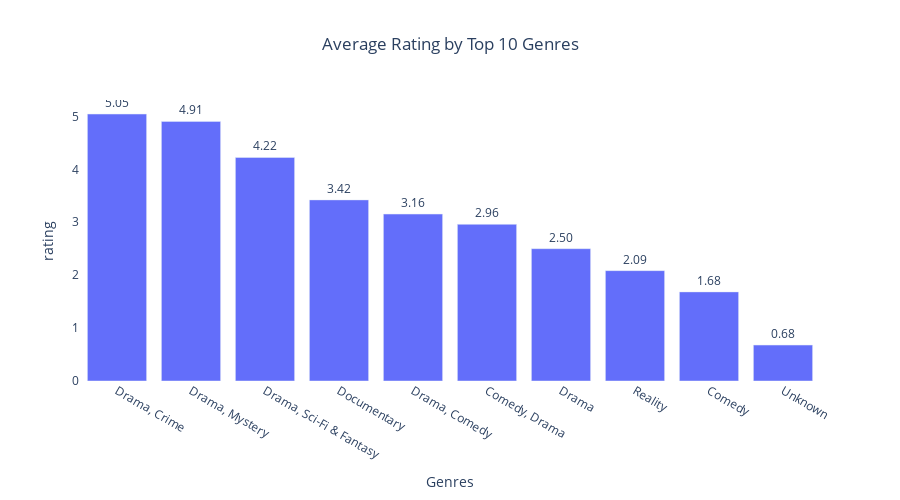

This figure's notebook cell:
### Markdown cell above
### The bar graph displays the average vote for the top 10 Netflix genres in 2025. Genres like "Drama, Crime" and "Drama, Mystery" have the highest average vote, while "Comedy" and "Unknown" have the lowest.

### Code cell
import plotly.express as px

# First, group and aggregate (Plotly needs summarized data for bar charts)
top_genres = df['genres'].value_counts().index[:10]
df_top = df[df['genres'].isin(top_genres)]

df_grouped = df_top.groupby('genres', as_index=False)['rating'].mean()

# Sort genres by mean vote_average for consistent order
df_grouped = df_grouped.sort_values('rating', ascending=False)

# Create bar plot
fig = px.bar(
    df_grouped,
    x='genres',
    y='rating',
    text='rating',  # Add labels on bars
    title='Average Rating by Top 10 Genres',
)

# Format labels and layout
fig.update_traces(
    texttemplate='%{text:.2f}',  # Format to 2 decimal places
    textposition='outside'
)

fig.update_layout(
    xaxis_title="Genres",
    yaxis_title="rating",
    xaxis={'categoryorder':'total descending'},
    plot_bgcolor='white',
    title_x=0.5,
    width=900,
    height=500
)

fig.show()

### Figure 1 — Plotly figure (JSON) as saved in the notebook; plotly's stock layout.template omitted (floating-point values rounded to 4 significant figures)
{"data": [{"hovertemplate": "genres=%{x}<br>rating=%{text}<extra></extra>", "legendgroup": "", "marker": {"color": "#636efa", "pattern": {"shape": ""}}, "name": "", "orientation": "v", "showlegend": false, "text": [5.046, 4.907, 4.225, 3.424, 3.156, 2.961, 2.501, 2.086, 1.685, 0.6792], "textposition": "outside", "texttemplate": "%{text:.2f}", "type": "bar", "x": ["Drama, Crime", "Drama, Mystery", "Drama, Sci-Fi & Fantasy", "Documentary", "Drama, Comedy", "Comedy, Drama", "Drama", "Reality", "Comedy", "Unknown"], "xaxis": "x", "y": [5.046, 4.907, 4.225, 3.424, 3.156, 2.961, 2.501, 2.086, 1.685, 0.6792], "yaxis": "y"}], "layout": {"barmode": "relative", "height": 500, "legend": {"tracegroupgap": 0}, "plot_bgcolor": "white", "title": {"text": "Average Rating by Top 10 Genres", "x": 0.5}, "width": 900, "xaxis": {"anchor": "y", "categoryorder": "total descending", "domain": [0, 1], "title": {"text": "Genres"}}, "yaxis": {"anchor": "x", "domain": [0, 1], "title": {"text": "rating"}}}}
